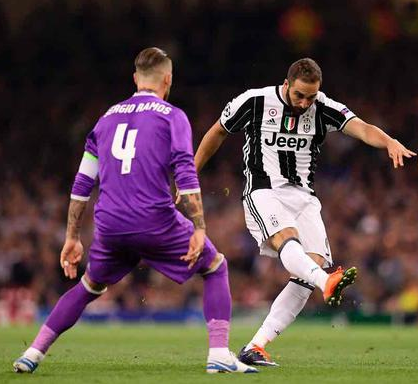
//> input picture images/target.png, 418 x 384 px
$ ./main020   (built with g++ and OpenCV 4)
//> lines starting //> are read from the running program, lines starting //| are printed output that depends on the picture; after the words box and inside, x2 and y2 are one past the last pixel; in counts of white or black regions, pixels touching at a corner belong together
/*
图像直方图反向投影

文字解释：
图像直方图反向投影是通过构建指定模板图像的二维直方图空间与目标的二维直方图空间，进行直方图数据归一化之后， 进行比率操作，对所有得到非零数值，生成查找表对原图像进行像素映射之后，再进行图像模糊输出的结果。

直方图反向投影流程：
- 计算直方图
- 计算比率R
- LUT查找表
- 卷积模糊
- 归一化输出

相关API
- calcBackProject
看第一张图
*/

#include <opencv2/opencv.hpp>
#include <iostream>

using namespace cv;
using namespace std;

const int bins = 256;
Mat src;
const char* winTitle = "input image";
void backProjection_demo(Mat &image, Mat &model);
int main(int argc, char** argv) {
	Mat src = imread("../images/target.png");
//> src is the input picture: 384 rows x 418 cols, CV_8UC3; mean B, G, R 68.5, 69, 88
	Mat model = imread("../images/sample.png");
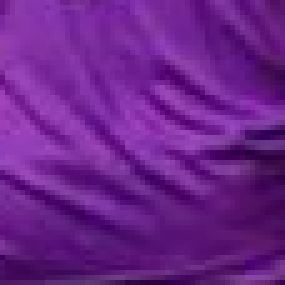
//> input picture images/sample.png, 57 x 57 px (shown 5 times larger)
//> model is the input picture: 57 rows x 57 cols, CV_8UC3; mean B, G, R 138.8, 34.3, 107.7
	if (src.empty() || model.empty()) {
		printf("could not load image...\n");
		return 0;
	}
	namedWindow(winTitle, WINDOW_AUTOSIZE);
	imshow(winTitle, src);
	imshow("model", model);

	backProjection_demo(src, model);
	waitKey(0);
	destroyAllWindows();
	return 0;
}

void backProjection_demo(Mat &image, Mat &model) {
	Mat model_hsv, image_hsv;
	cvtColor(model, model_hsv, COLOR_BGR2HSV);
//> model_hsv: 57 rows x 57 cols, CV_8UC3; mean H, S, V 141.1, 195.6, 138.8
	cvtColor(image, image_hsv, COLOR_BGR2HSV);
//> image_hsv: 384 rows x 418 cols, CV_8UC3; mean H, S, V 89.5, 107.4, 93.9

	// 定义直方图参数与属性
	int h_bins = 32; int s_bins = 32;
	int histSize[] = { h_bins, s_bins };
	// hue varies from 0 to 179, saturation from 0 to 255
	float h_ranges[] = { 0, 180 };
	float s_ranges[] = { 0, 256 };
	const float* ranges[] = { h_ranges, s_ranges };
	int channels[] = { 0, 1 };
	Mat roiHist;
	calcHist(&model_hsv, 1, channels, Mat(), roiHist, 2, histSize, ranges, true, false);
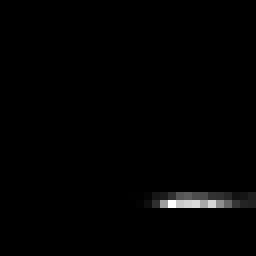
//> roiHist: 32 rows x 32 cols, CV_32FC1 (shown 8 times larger); min 0, max 330, mean 3.2; drawn with min black and max white
	normalize(roiHist, roiHist, 0, 255, NORM_MINMAX, -1, Mat());
//> roiHist: 32 rows x 32 cols, CV_32FC1; 3.03% of pixels changed, all inside (x1, y1, x2, y2) = (16, 24, 32, 26)
	MatND backproj;
	calcBackProject(&image_hsv, 1, channels, roiHist, backproj, ranges, 1.0);
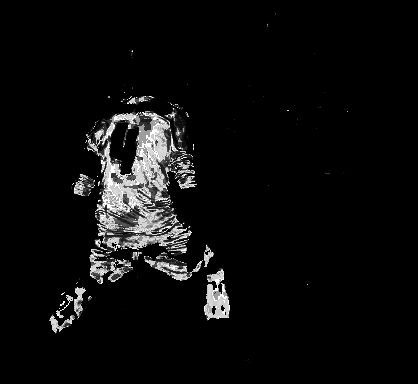
//> backproj: 384 rows x 418 cols, CV_8UC1; min 0, max 255, mean 12.6
	imshow("BackProj", backproj);
}
